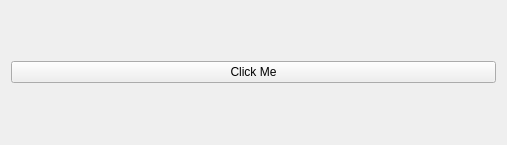
<?xml version="1.0" encoding="UTF-8"?>
<ui version="4.0">
 <class>Widget</class>
 <widget class="QWidget" name="Widget">
  <property name="geometry">
   <rect>
    <x>0</x>
    <y>0</y>
    <width>507</width>
    <height>145</height>
   </rect>
  </property>
  <property name="windowTitle">
   <string>MyApp</string>
  </property>
  <layout class="QVBoxLayout" name="verticalLayout">
   <item>
    <widget class="QPushButton" name="clickMe">
     <property name="text">
      <string>Click Me</string>
     </property>
    </widget>
   </item>
  </layout>
 </widget>
 <resources/>
 <connections/>
</ui>
